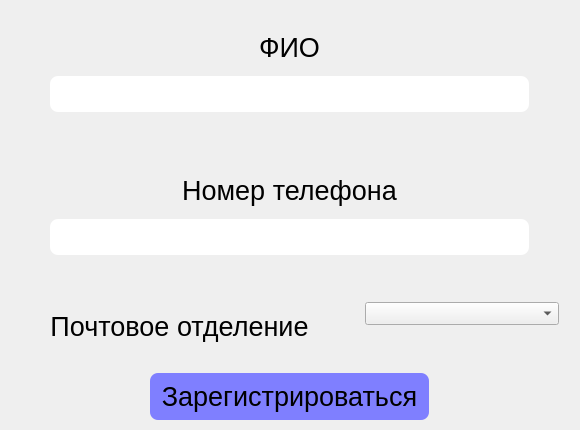
<?xml version="1.0" encoding="UTF-8"?>
<ui version="4.0">
 <class>CheckInDialog</class>
 <widget class="QDialog" name="CheckInDialog">
  <property name="geometry">
   <rect>
    <x>0</x>
    <y>0</y>
    <width>580</width>
    <height>430</height>
   </rect>
  </property>
  <property name="minimumSize">
   <size>
    <width>580</width>
    <height>430</height>
   </size>
  </property>
  <property name="maximumSize">
   <size>
    <width>580</width>
    <height>430</height>
   </size>
  </property>
  <property name="windowTitle">
   <string>Dialog</string>
  </property>
  <property name="styleSheet">
   <string notr="true">.QPushButton
{
	margin-bottom : 25%;
	margin-top : 25%;
	margin-left : 150px;
	margin-right : 150px;
	border-radius : 8px;
	background : rgb(127, 127, 255);
   padding : 8px;
}

.QComboBox
{
	margin-right : 20%;
}

.QLabel
{
	margin-top : 25%;
	margin-left : 50%;
	margin-right : 50%;
}

.QLineEdit
{
	margin-bottom : 25%;
	margin-left : 50%;
	margin-right : 50%;
	padding : 10px;
	border-radius : 8px;
}</string>
  </property>
  <widget class="QWidget" name="verticalLayoutWidget">
   <property name="geometry">
    <rect>
     <x>0</x>
     <y>0</y>
     <width>579</width>
     <height>445</height>
    </rect>
   </property>
   <layout class="QVBoxLayout" name="verticalLayout">
    <item>
     <widget class="QLabel" name="fioLabel">
      <property name="font">
       <font>
        <pointsize>20</pointsize>
       </font>
      </property>
      <property name="layoutDirection">
       <enum>Qt::LeftToRight</enum>
      </property>
      <property name="text">
       <string>ФИО</string>
      </property>
      <property name="alignment">
       <set>Qt::AlignCenter</set>
      </property>
     </widget>
    </item>
    <item>
     <widget class="QLineEdit" name="fioEdit">
      <property name="layoutDirection">
       <enum>Qt::LeftToRight</enum>
      </property>
     </widget>
    </item>
    <item>
     <widget class="QLabel" name="phoneNumberLabel">
      <property name="font">
       <font>
        <pointsize>20</pointsize>
       </font>
      </property>
      <property name="layoutDirection">
       <enum>Qt::LeftToRight</enum>
      </property>
      <property name="styleSheet">
       <string notr="true">.QPushButton
{
	margin-bottom : 25%;
	margin-top : 25%;
	margin-left : 150px;
	margin-right : 150px;
	border-radius : 8px;
	background : rgb(127, 127, 255);
   padding : 8px;
}

.QLabel
{
	margin-top : 25%;
	margin-left : 50%;
	margin-right : 50%;
}

.QLineEdit
{
	margin-bottom : 25%;
	margin-left : 50%;
	margin-right : 50%;
	padding : 10px;
	border-radius : 8px;
}</string>
      </property>
      <property name="text">
       <string>Номер телефона</string>
      </property>
      <property name="alignment">
       <set>Qt::AlignCenter</set>
      </property>
     </widget>
    </item>
    <item>
     <widget class="QLineEdit" name="phoneNumberEdit">
      <property name="layoutDirection">
       <enum>Qt::LeftToRight</enum>
      </property>
      <property name="styleSheet">
       <string notr="true">.QPushButton
{
	margin-bottom : 25%;
	margin-top : 25%;
	margin-left : 150px;
	margin-right : 150px;
	border-radius : 8px;
	background : rgb(127, 127, 255);
   padding : 8px;
}

.QLabel
{
	margin-top : 25%;
	margin-left : 50%;
	margin-right : 50%;

}

.QLineEdit
{
	margin-bottom : 25%;
	margin-left : 50%;
	margin-right : 50%;
	padding : 10px;
	border-radius : 8px;
}

</string>
      </property>
     </widget>
    </item>
    <item>
     <layout class="QHBoxLayout" name="horizontalLayout">
      <item>
       <widget class="QLabel" name="postalIndexLabel">
        <property name="font">
         <font>
          <pointsize>20</pointsize>
         </font>
        </property>
        <property name="layoutDirection">
         <enum>Qt::LeftToRight</enum>
        </property>
        <property name="text">
         <string>Почтовое отделение</string>
        </property>
        <property name="alignment">
         <set>Qt::AlignCenter</set>
        </property>
       </widget>
      </item>
      <item>
       <widget class="QComboBox" name="postalIndexComboBox">
        <property name="font">
         <font>
          <pointsize>12</pointsize>
         </font>
        </property>
       </widget>
      </item>
     </layout>
    </item>
    <item>
     <widget class="QPushButton" name="checkInButton">
      <property name="font">
       <font>
        <pointsize>20</pointsize>
       </font>
      </property>
      <property name="text">
       <string>Зарегистрироваться</string>
      </property>
     </widget>
    </item>
   </layout>
  </widget>
 </widget>
 <resources/>
 <connections/>
</ui>
